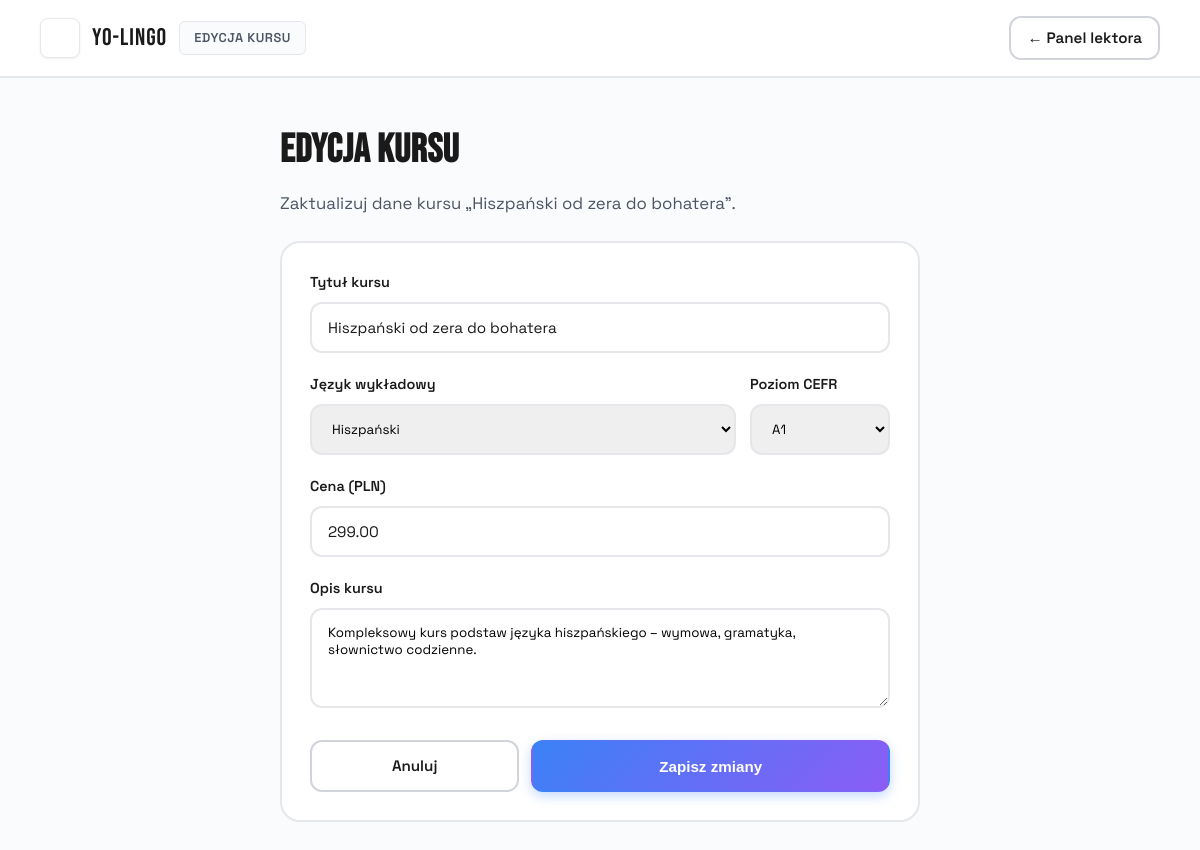
Page /teacher/course/edit/1 (signed in) on the committed database.
### tables this page shows
CREATE TABLE courses (
    id INTEGER PRIMARY KEY AUTOINCREMENT,
    title VARCHAR(150) NOT NULL,
    language VARCHAR(50) NOT NULL,
    proficiency_level VARCHAR(5) CHECK(proficiency_level IN ('A1', 'A2', 'B1', 'B2', 'C1', 'C2')) NOT NULL,
    description TEXT,
    price DECIMAL(10, 2) NOT NULL,
    teacher_id INTEGER,
    is_active BOOLEAN DEFAULT 1,
    created_at TIMESTAMP DEFAULT CURRENT_TIMESTAMP,
    FOREIGN KEY (teacher_id) REFERENCES users(id) ON DELETE SET NULL
);

### app.py (the view, shortened to what this page needs)
@app.route('/teacher/course/edit/<int:course_id>', methods=['GET', 'POST'])
def edit_course(course_id):
    if session.get('role') != 'TEACHER':
        return redirect(url_for('login'))
    db = get_db()
    uid = session['user_id']
    course = db.execute('SELECT * FROM courses WHERE id = ?', (course_id,)).fetchone()
    if course is None or course['teacher_id'] != uid:
        flash('Nie masz uprawnień do edycji tego kursu.', 'danger')
        return redirect(url_for('teacher_dashboard'))
    return render_template('course_edit.html', course=course)

### app.py (called while the page is built)
def get_db():
    if 'db' not in g:
        g.db = sqlite3.connect(DATABASE)
        g.db.row_factory = sqlite3.Row
        g.db.execute("PRAGMA foreign_keys = ON")
    return g.db

### templates/course_edit.html (shortened to what this page needs)
<!doctype html>
<html lang="pl">
<head>
  <link rel="stylesheet" href="/css/style.css">
</head>
<body class="mockup-body">
<div class="mockup-presentation"><div class="browser-mockup"><div class="browser-content dashboard-page">
  <div class="dashboard-topbar">
    <div class="dashboard-brand">
      <div class="logo-badge">YL</div>
      <div class="brand-text">Yo-Lingo</div>
      <span class="user-badge">Edycja kursu</span>
    </div>
    <a href="/teacher/dashboard" class="btn btn-outline" style="padding:8px 16px;">← Panel lektora</a>
  </div>
  <div class="dashboard-container" style="max-width: 720px;">
    <div class="welcome-text" style="margin-bottom:24px;">
      <h1>Edycja kursu</h1>
      <p>Zaktualizuj dane kursu „{{ course.title }}".</p>
    </div>
    <form method="POST" action="/teacher/course/edit/{{ course.id }}" style="background:var(--bg-card);border:2px solid var(--border-light);border-radius:var(--radius-lg);padding:28px;font-family:var(--font-body);">
      <div class="form-group">
        <label>Tytuł kursu</label>
        <input type="text" name="title" required value="{{ course.title }}">
      </div>
      <div style="display:flex;gap:14px;">
        <div class="form-group" style="flex:1;">
          <label>Język wykładowy</label>
          <select name="language" required style="width:100%;padding:14px 16px;border:2px solid var(--border-light);border-radius:var(--radius);font-family:var(--font-body);">
            {% for code, name in [('Spanish','Hiszpański'),('English','Angielski'),('German','Niemiecki'),('Italian','Włoski'),('French','Francuski'),('Portuguese','Portugalski'),('Japanese','Japoński'),('Russian','Rosyjski')] %}
              <option value="{{ code }}" {% if course.language == code %}selected{% endif %}>{{ name }}</option>
            {% endfor %}
          </select>
        </div>
        <div class="form-group" style="width:140px;">
          <label>Poziom CEFR</label>
          <select name="proficiency_level" required style="width:100%;padding:14px 16px;border:2px solid var(--border-light);border-radius:var(--radius);font-family:var(--font-body);">
            {% for lvl in ['A1','A2','B1','B2','C1','C2'] %}
              <option value="{{ lvl }}" {% if course.proficiency_level == lvl %}selected{% endif %}>{{ lvl }}</option>
            {% endfor %}
          </select>
        </div>
      </div>
      <div class="form-group">
        <label>Cena (PLN)</label>
        <input type="number" name="price" step="0.01" min="0" required value="{{ "%.2f"|format(course.price) }}">
      </div>
      <div class="form-group">
        <label>Opis kursu</label>
        <textarea name="description" rows="4" required style="width:100%;padding:14px 16px;border:2px solid var(--border-light);border-radius:var(--radius);font-family:var(--font-body);resize:vertical;">{{ course.description }}</textarea>
      </div>
      <div style="display:flex;gap:12px;margin-top:24px;">
        <a href="/teacher/dashboard" class="btn btn-outline" style="flex:1;">Anuluj</a>
        <button type="submit" class="btn btn-primary" style="flex:2;">Zapisz zmiany</button>
      </div>
    </form>
  </div>
</div></div></div>
</body>
</html>

### css/style.css (style rules this page uses)
:root { --mockup-bg: #f5f7fa; --mockup-border: #e1e4e8; --mockup-text: #1a1a1a; --mockup-muted: #6b7280; --chrome-bg: #e8eaed; --chrome-dot-red: #ff5f57; --chrome-dot-yellow: #ffbd2e; --chrome-dot-green: #28ca42; --bg-main: #ffffff; --bg-section: #fafbfc; --bg-card: #ffffff; --brand-primary: #3b82f6; --brand-secondary: #8b5cf6; --brand-gradient: linear-gradient(135deg, #3b82f6 0%, #8b5cf6 100%); --text-primary: #1a1a1a; --text-secondary: #4b5563; --text-muted: #9ca3af; --border-light: #e5e7eb; --border-medium: #d1d5db; --success: #10b981; --warning: #f59e0b; --danger: #ef4444; --shadow-sm: 0 1px 3px rgba(0,0,0,0.06); --shadow-md: 0 4px 12px rgba(0,0,0,0.08); --shadow-lg: 0 10px 40px rgba(0,0,0,0.12); --shadow-mockup: 0 20px 60px rgba(0,0,0,0.15); --font-display: 'Bebas Neue', sans-serif; --font-body: 'Space Grotesk', system-ui, sans-serif; --radius: 12px; --radius-lg: 20px; }
* { box-sizing: border-box; margin: 0; padding: 0; }
html { font-size: 16px; }
body { font-family: var(--font-body); line-height: 1.6; -webkit-font-smoothing: antialiased; }
.mockup-body { background: var(--mockup-bg); padding: 40px 20px; min-height: 100vh; }
.mockup-presentation { max-width: 1600px; margin: 0 auto; }
.browser-mockup { background: var(--chrome-bg); border-radius: var(--radius-lg); box-shadow: var(--shadow-mockup); overflow: hidden; margin-bottom: 32px; }
.browser-content { background: var(--bg-main); min-height: 800px; }
.logo-badge { width: 40px; height: 40px; background: var(--brand-gradient); border-radius: 8px; display: flex; align-items: center; justify-content: center; color: white; font-weight: 700; font-size: 0.9rem; letter-spacing: 1px; }
.brand-text { font-family: var(--font-display); font-size: 1.5rem; color: var(--text-primary); letter-spacing: 1px; }
.btn { display: inline-block; padding: 12px 28px; border-radius: var(--radius); font-weight: 600; font-size: 0.95rem; text-decoration: none; cursor: pointer; border: 2px solid transparent; transition: all 0.3s ease; text-align: center; }
.btn-primary { background: var(--brand-gradient); color: white; box-shadow: 0 4px 12px rgba(59, 130, 246, 0.3); }
.btn-outline { background: transparent; color: var(--text-primary); border-color: var(--border-medium); }
.form-group { margin-bottom: 20px; }
.form-group label { display: block; font-weight: 600; color: var(--text-primary); margin-bottom: 8px; font-size: 0.9rem; }
.form-group input { width: 100%; padding: 14px 16px; border: 2px solid var(--border-light); border-radius: var(--radius); font-family: var(--font-body); font-size: 0.95rem; color: var(--text-primary); transition: all 0.2s ease; }
.form-group input::placeholder { color: var(--text-muted); }
.dashboard-page { background: var(--bg-section); min-height: 900px; }
.dashboard-topbar { background: var(--bg-card); border-bottom: 2px solid var(--border-light); padding: 16px 40px; display: flex; justify-content: space-between; align-items: center; }
.dashboard-brand { display: flex; align-items: center; gap: 12px; }
.user-badge { padding: 6px 14px; background: var(--bg-section); border: 1px solid var(--border-light); border-radius: 6px; font-size: 0.8rem; font-weight: 600; color: var(--text-secondary); text-transform: uppercase; letter-spacing: 0.5px; }
.dashboard-container { max-width: 1400px; margin: 0 auto; padding: 40px; }
.welcome-text h1 { font-family: var(--font-display); font-size: 2.5rem; color: var(--text-primary); margin-bottom: 8px; letter-spacing: 0.5px; }
.welcome-text p { color: var(--text-secondary); font-size: 1.05rem; }
.mockup-body { background: var(--bg-main); padding: 0; min-height: 100vh; }
.mockup-presentation { max-width: none; margin: 0; }
.browser-mockup { background: transparent; border-radius: 0; box-shadow: none; overflow: visible; margin-bottom: 0; }
.browser-content { min-height: auto; }
.login-page, .dashboard-page { min-height: 100vh; }
.logo-badge { background: #fff url("/css/logo.png") center/cover no-repeat; color: transparent; font-size: 0; border: 1px solid var(--border-light); box-shadow: var(--shadow-sm); }

### rows in the picture
courses: title "Hiszpański od zera do bohatera", language "Hiszpański", proficiency_level "A1", price "299.00", description "Kompleksowy kurs podstaw języka hiszpańskiego – wymowa, gramatyka, słownictwo codzienne."
